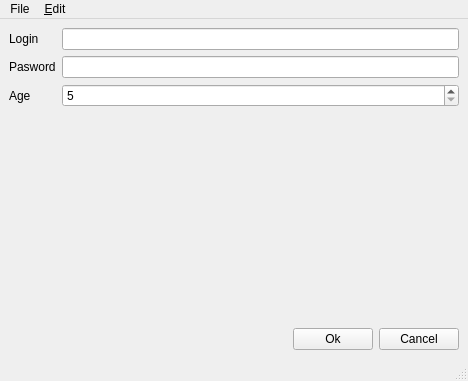
<?xml version="1.0" encoding="UTF-8"?>
<ui version="4.0">
 <class>MainWindow</class>
 <widget class="QMainWindow" name="MainWindow">
  <property name="geometry">
   <rect>
    <x>0</x>
    <y>0</y>
    <width>468</width>
    <height>381</height>
   </rect>
  </property>
  <property name="windowTitle">
   <string>MainWindow</string>
  </property>
  <widget class="QWidget" name="centralwidget">
   <layout class="QVBoxLayout" name="verticalLayout">
    <item>
     <layout class="QFormLayout" name="formLayout">
      <item row="0" column="0">
       <widget class="QLabel" name="label">
        <property name="text">
         <string>Login</string>
        </property>
       </widget>
      </item>
      <item row="0" column="1">
       <widget class="QLineEdit" name="txtLogin"/>
      </item>
      <item row="1" column="0">
       <widget class="QLabel" name="label_2">
        <property name="text">
         <string>Pasword</string>
        </property>
       </widget>
      </item>
      <item row="1" column="1">
       <widget class="QLineEdit" name="txtPassword">
        <property name="echoMode">
         <enum>QLineEdit::EchoMode::PasswordEchoOnEdit</enum>
        </property>
       </widget>
      </item>
      <item row="2" column="0">
       <widget class="QLabel" name="label_3">
        <property name="text">
         <string>Age</string>
        </property>
       </widget>
      </item>
      <item row="2" column="1">
       <widget class="QSpinBox" name="spinAge">
        <property name="minimum">
         <number>5</number>
        </property>
        <property name="maximum">
         <number>120</number>
        </property>
       </widget>
      </item>
     </layout>
    </item>
    <item>
     <spacer name="verticalSpacer">
      <property name="orientation">
       <enum>Qt::Orientation::Vertical</enum>
      </property>
      <property name="sizeHint" stdset="0">
       <size>
        <width>20</width>
        <height>199</height>
       </size>
      </property>
     </spacer>
    </item>
    <item>
     <layout class="QHBoxLayout" name="horizontalLayout">
      <item>
       <spacer name="horizontalSpacer">
        <property name="orientation">
         <enum>Qt::Orientation::Horizontal</enum>
        </property>
        <property name="sizeHint" stdset="0">
         <size>
          <width>40</width>
          <height>20</height>
         </size>
        </property>
       </spacer>
      </item>
      <item>
       <widget class="QPushButton" name="btnOk">
        <property name="text">
         <string>Ok</string>
        </property>
       </widget>
      </item>
      <item>
       <widget class="QPushButton" name="btnCancel">
        <property name="text">
         <string>Cancel</string>
        </property>
       </widget>
      </item>
     </layout>
    </item>
   </layout>
  </widget>
  <widget class="QMenuBar" name="menubar">
   <property name="geometry">
    <rect>
     <x>0</x>
     <y>0</y>
     <width>468</width>
     <height>22</height>
    </rect>
   </property>
   <widget class="QMenu" name="menuFile">
    <property name="title">
     <string>File</string>
    </property>
    <addaction name="actionOpen"/>
    <addaction name="actionSave"/>
    <addaction name="actionExit"/>
   </widget>
   <widget class="QMenu" name="menu_Edit">
    <property name="title">
     <string>&amp;Edit</string>
    </property>
   </widget>
   <addaction name="menuFile"/>
   <addaction name="menu_Edit"/>
  </widget>
  <widget class="QStatusBar" name="statusbar"/>
  <action name="actionOpen">
   <property name="text">
    <string>Open</string>
   </property>
  </action>
  <action name="actionSave">
   <property name="text">
    <string>Save</string>
   </property>
  </action>
  <action name="actionExit">
   <property name="text">
    <string>Exit</string>
   </property>
  </action>
 </widget>
 <resources/>
 <connections/>
</ui>
